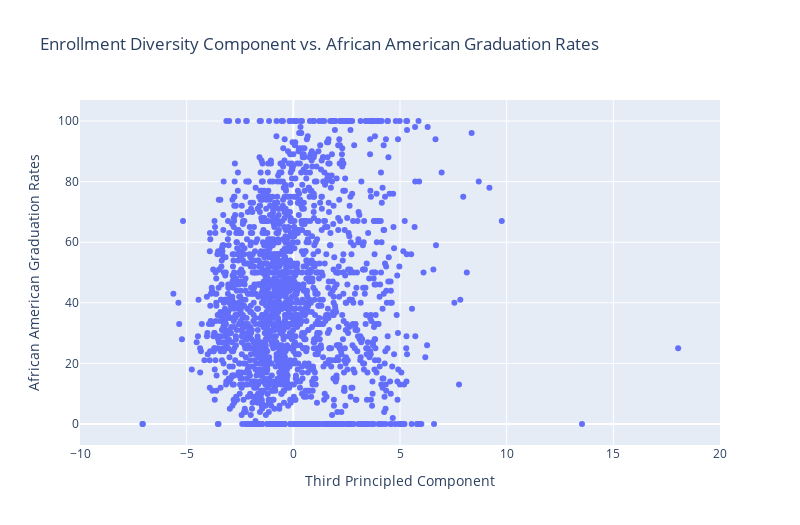

Notebook source saved alongside this figure:
### Code cell
fig = go.Figure()

fig.add_trace(
    
    go.Scatter(
        x = principle_components[:,2], y = y_black.to_numpy(), mode='markers'
    )
)

fig.update_layout(
    height = 525,
    width = 800,
    xaxis = {
        "title": "Third Principled Component",
        "range": [-10, 20]
    },
    yaxis = {
        "title": "African American Graduation Rates"
    },
    title = "Enrollment Diversity Component vs. African American Graduation Rates"
)

fig.show()

### Figure 1 — Plotly figure (JSON) as saved in the notebook; plotly's stock layout.template omitted (floating-point values rounded to 4 significant figures; data arrays with more than 128 entries replaced by an {"elided": "..."} marker saying what was removed)
{"data": [{"mode": "markers", "type": "scatter", "x": {"elided": "2027 float values"}, "y": {"elided": "2027 int values"}}], "layout": {"height": 525, "title": {"text": "Enrollment Diversity Component vs. African American Graduation Rates"}, "width": 800, "xaxis": {"range": [-10, 20], "title": {"text": "Third Principled Component"}}, "yaxis": {"title": {"text": "African American Graduation Rates"}}}}
